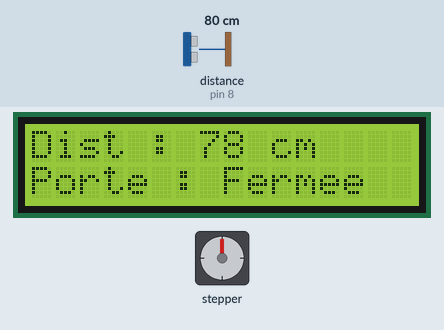
Simulated run of this sketch. Board: Arduino Uno, built with avr-gcc and run on an emulated ATmega328P. Parts: 16×2 character LCD, stepper motor. Wiring (inferred from the names in the program): ultrasonic range finder: trigger pin 9; echo pin 8. The inputs (shaded band) are chosen by the test bench; at power-on: distance to the obstacle (sensor on pin 8) 80 cm. The echo pulse lasts 58.3 µs per cm; stepper angles assume 2048 steps per turn; what the sketch prints to the serial monitor is not drawn.

Above: at 2.6 s.
2.7 s: distance to the obstacle (sensor on pin 8) set to 34 cm
At 3.3 s:
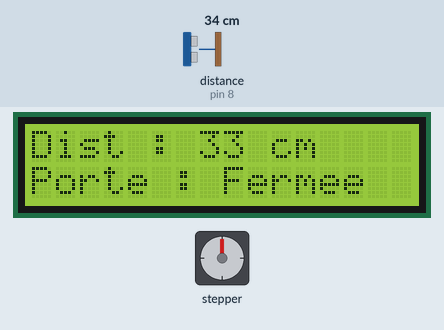
4.3 s: distance to the obstacle (sensor on pin 8) set to 28 cm
At 4.47 s:
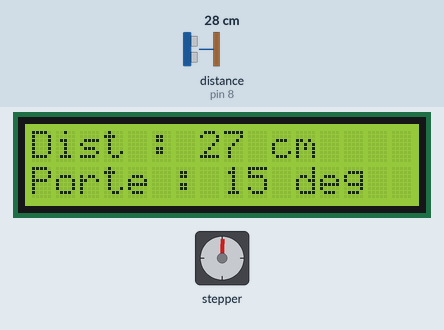
5.9 s: distance to the obstacle (sensor on pin 8) set to 35 cm
At 7.4 s:
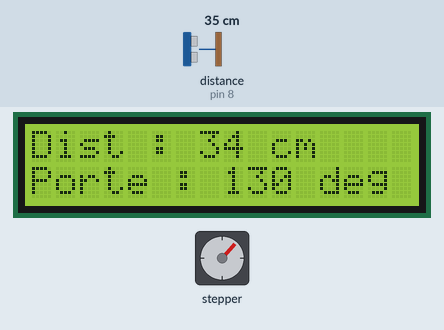
7.9 s: distance to the obstacle (sensor on pin 8) set to 2 cm
At 9.2 s:
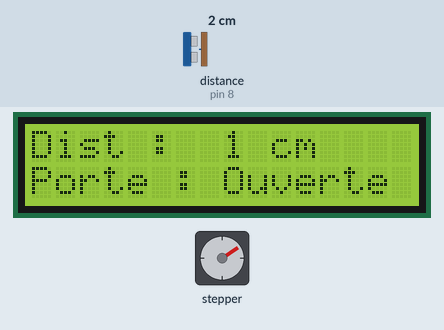
Timing chart, 0 to 10.9 s (numbered marks = the images above; inputs shaded):
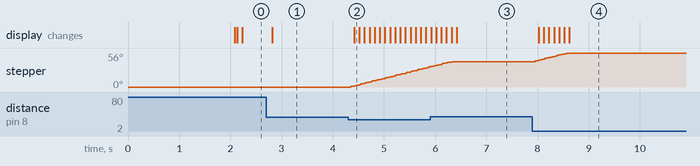

The sketch:

0sx_labo_04.ino
```cpp
#include <Wire.h>
#include <LiquidCrystal_I2C.h>
#include <Stepper.h>

LiquidCrystal_I2C lcd(0x27, 16, 2);

const int stepsPerRevolution = 2048;
Stepper moteur(stepsPerRevolution, 4, 5, 6, 7);

int anglePorte = 10;
int angleCible = 10;

const int trigPin = 9;
const int echoPin = 8;
float distance = 0;

enum AppState { STOP, STATE_A };
AppState appState = STOP;

unsigned long currentTime = 0;
bool affichageInitialFait = false;
unsigned long tempsDebut = 0;

void setup() {
  Serial.begin(115200);
  lcd.init();
  lcd.backlight();

  pinMode(trigPin, OUTPUT);
  pinMode(echoPin, INPUT);

  moteur.setSpeed(13);

  lcd.clear();
  lcd.setCursor(0, 0);
  lcd.print("2412384");
  lcd.setCursor(0, 1);
  lcd.print("Labo 4A");
  tempsDebut = millis();
}

void loop() {
  currentTime = millis();

  if (!affichageInitialFait && (currentTime - tempsDebut >= 2000)) {
    affichageInitialFait = true;
    lcd.clear();
  }

  if (affichageInitialFait) {
    lireDistance(currentTime);
    afficherLCD(currentTime);
    envoyerSerie(currentTime);
    stateManager(currentTime);
  }
}


void stateManager(unsigned long ct) {
  switch (appState) {
    case STOP:
      appState = STATE_A;
      break;
    case STATE_A:
      stateA(ct);
      break;
  }
}

void stateA(unsigned long ct) {
  static unsigned long debutMouvement = 0;
  static unsigned long dernierStep = 0;
  static enum SousEtat { IDLE, OUVERTURE, FERMETURE } sousEtat = IDLE;

  const int totalAngle = 160;
  const int dureeMouvement = 2000;
  const int intervalleParPas = dureeMouvement / totalAngle;

  if (sousEtat == IDLE) {
    if (distance < 30 && anglePorte < 170) {
      angleCible = 170;
      debutMouvement = ct;
      dernierStep = ct;
      sousEtat = OUVERTURE;
    } else if (distance > 60 && anglePorte > 10) {
      angleCible = 10;
      debutMouvement = ct;
      dernierStep = ct;
      sousEtat = FERMETURE;
    }
  }

  if (sousEtat == OUVERTURE) {
    if (ct - dernierStep >= intervalleParPas && anglePorte < angleCible) {
      moteur.step(2);
      anglePorte++;
      dernierStep = ct;
    }
    if ((ct - debutMouvement >= dureeMouvement) || anglePorte >= angleCible) {
      detachMoteur();
      sousEtat = IDLE;
    }
  }

  if (sousEtat == FERMETURE) {
    if (ct - dernierStep >= intervalleParPas && anglePorte > angleCible) {
      moteur.step(-2);
      anglePorte--;
      dernierStep = ct;
    }
    if ((ct - debutMouvement >= dureeMouvement) || anglePorte <= angleCible) {
      detachMoteur();
      sousEtat = IDLE;
    }
  }
}

float lireDistance(unsigned long ct) {
  static unsigned long lastTime = 0;
  if (ct - lastTime < 50) return distance;
  lastTime = ct;

  digitalWrite(trigPin, LOW);
  delayMicroseconds(2);
  digitalWrite(trigPin, HIGH);
  delayMicroseconds(10);
  digitalWrite(trigPin, LOW);

  long duration = pulseIn(echoPin, HIGH);
  distance = duration * 0.034 / 2.0;
  return distance;
}

void afficherLCD(unsigned long ct) {
  static unsigned long lastTime = 0;
  if (ct - lastTime < 100) return;
  lastTime = ct;

  lcd.setCursor(0, 0);
  lcd.print("Dist : ");
  if (distance < 10) lcd.print(" ");
  lcd.print((int)distance);
  lcd.print(" cm    ");

  lcd.setCursor(0, 1);
  lcd.print("Porte : ");
  if (anglePorte == 10) lcd.print("Fermee      ");
  else if (anglePorte == 170) lcd.print("Ouverte     ");
  else {
    lcd.print(anglePorte);
    lcd.print(" deg   ");
  }
}

void envoyerSerie(unsigned long ct) {
  static unsigned long lastTime = 0;
  if (ct - lastTime < 100) return;
  lastTime = ct;

  Serial.print("etd:2412384,dist:");
  Serial.print((int)distance);
  Serial.print(",deg:");
  Serial.println(anglePorte);
}

void detachMoteur() {
  digitalWrite(4, LOW);
  digitalWrite(5, LOW);
  digitalWrite(6, LOW);
  digitalWrite(7, LOW);
}
```

Measured:
- the behaviour switches between 31 and 30 cm on distance to the obstacle (sensor on pin 8) (found by bisection; images 1 and 2)
- after the input at 2.7 s, the display: changes after 0.12 s (image 1)
- after the input at 4.3 s, stepper: keeps turning clockwise at about 22°/s, starting after 0.05 s; the display: changes after 0.12 s (image 2)
- after the input at 5.9 s, stepper: goes on until 6.3 s, then stays 42°
- after the input at 7.9 s, stepper: turns 14° clockwise in 0.62 s, starting after 0.06 s; the display: first changes after 0.12 s (image 4 shows a later state)
